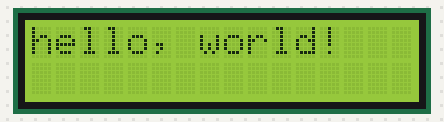
A sketch run on a simulated Arduino Uno, built with avr-gcc and run on an emulated ATmega328P. Parts: 16×2 character LCD.

Above: at 0.1 s.

The sketch:

CharLCDCursor.ino
```cpp
// (licence header left out)
#include <LiquidCrystal.h>

LiquidCrystal lcd(8, 9, 4, 5, 6, 7);

void setup()
{
  // set up the LCD's number of columns and rows:
  lcd.begin(16, 2);
  // Print a message to the LCD.
  lcd.print("hello, world!");
}

void loop() {
  // Turn off the cursor:
  lcd.noCursor();
  delay(500);
   // Turn on the cursor:
  lcd.cursor();
  delay(500);
}
```
